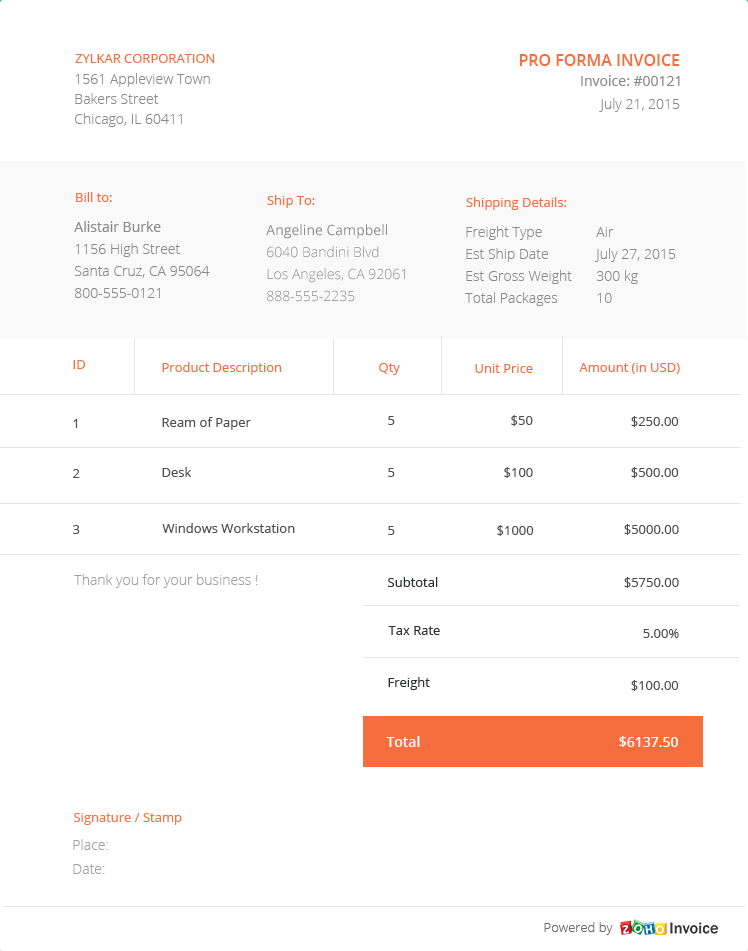
#> input picture sheet-scanner/img/invoice.png, 748 x 951 px, found by its file name
$ python doc_scanner.py
#> lines starting #> are read from the running program, lines starting #| are printed output that depends on the picture; after the words box and inside, x2 and y2 are one past the last pixel; in counts of white or black regions, pixels touching at a corner belong together
# Building a document scanner with OpenCV in three simple steps:
# Step 1: Detect edges.
# Step 2: Use the edges in the image to find the contour (outline) representing the piece of paper being scanned.
# Step 3: Apply a perspective transform to obtain the top-down view of the document.


# import the necessary packages
import numpy as np
import cv2
from skimage.filters import threshold_local
# import argparse

def order_points(pts):
	# initialzie a list of coordinates that will be ordered
	# such that the first entry in the list is the top-left,
	# the second entry is the top-right, the third is the
	# bottom-right, and the fourth is the bottom-left
	rect = np.zeros((4, 2), dtype = "float32")

	# the top-left point will have the smallest sum, whereas
	# the bottom-right point will have the largest sum
	s = pts.sum(axis = 1)
	rect[0] = pts[np.argmin(s)]
	rect[2] = pts[np.argmax(s)]

	# now, compute the difference between the points, the
	# top-right point will have the smallest difference,
	# whereas the bottom-left will have the largest difference
	diff = np.diff(pts, axis = 1)
	rect[1] = pts[np.argmin(diff)]
	rect[3] = pts[np.argmax(diff)]

	# return the ordered coordinates
	return rect

def four_point_transform(image, pts):
	# obtain a consistent order of the points and unpack them
	# individually
	rect = order_points(pts)
	(tl, tr, br, bl) = rect

	# compute the width of the new image, which will be the
	# maximum distance between bottom-right and bottom-left
	# x-coordiates or the top-right and top-left x-coordinates
	widthA = np.sqrt(((br[0] - bl[0]) ** 2) + ((br[1] - bl[1]) ** 2))
	widthB = np.sqrt(((tr[0] - tl[0]) ** 2) + ((tr[1] - tl[1]) ** 2))
	maxWidth = max(int(widthA), int(widthB))

	# compute the height of the new image, which will be the
	# maximum distance between the top-right and bottom-right
	# y-coordinates or the top-left and bottom-left y-coordinates
	heightA = np.sqrt(((tr[0] - br[0]) ** 2) + ((tr[1] - br[1]) ** 2))
	heightB = np.sqrt(((tl[0] - bl[0]) ** 2) + ((tl[1] - bl[1]) ** 2))
	maxHeight = max(int(heightA), int(heightB))

	# now that we have the dimensions of the new image, construct
	# the set of destination points to obtain a "birds eye view",
	# (i.e. top-down view) of the image, again specifying points
	# in the top-left, top-right, bottom-right, and bottom-left
	# order
	dst = np.array([
		[0, 0],
		[maxWidth - 1, 0],
		[maxWidth - 1, maxHeight - 1],
		[0, maxHeight - 1]], dtype = "float32")

	# compute the perspective transform matrix and then apply it
	M = cv2.getPerspectiveTransform(rect, dst)
	warped = cv2.warpPerspective(image, M, (maxWidth, maxHeight))

	# return the warped image
	return warped

def resize(image, width = None, height = None, inter = cv2.INTER_AREA):
	# initialize the dimensions of the image to be resized and
	# grab the image size
	dim = None
	(h, w) = image.shape[:2]

	# if both the width and height are None, then return the
	# original image
	if width is None and height is None:
		return image

	# check to see if the width is None
	if width is None:
		# calculate the ratio of the height and construct the
		# dimensions
		r = height / float(h)
		dim = (int(w * r), height)

	# otherwise, the height is None
	else:
		# calculate the ratio of the width and construct the
		# dimensions
		r = width / float(w)
		dim = (width, int(h * r))

	# resize the image
	resized = cv2.resize(image, dim, interpolation = inter)

	# return the resized image
	return resized


def grab_contours(cnts):
    # if the length the contours tuple returned by cv2.findContours
    # is '2' then we are using either OpenCV v2.4, v4-beta, or
    # v4-official
    if len(cnts) == 2:
        cnts = cnts[0]

    # if the length of the contours tuple is '3' then we are using
    # either OpenCV v3, v4-pre, or v4-alpha
    elif len(cnts) == 3:
        cnts = cnts[1]

    # otherwise OpenCV has changed their cv2.findContours return
    # signature yet again and I have no idea WTH is going on
    else:
        raise Exception(("Contours tuple must have length 2 or 3, "
            "otherwise OpenCV changed their cv2.findContours return "
            "signature yet again. Refer to OpenCV's documentation "
            "in that case"))

    # return the actual contours array
    return cnts

# construct the argument parser and parse the arguments
# ap = argparse.ArgumentParser()
# ap.add_argument("-i", "--image", required = True,
# 	help = "Path to the image to be scanned")
# args = vars(ap.parse_args())

# load the image and compute the ratio of the old height
# to the new height, clone it, and resize it
image = cv2.imread('sheet-scanner/img/invoice.png')
#> image is the input picture: shape (951, 748, 3); mean B, G, R 246.6, 248, 251.8
ratio = image.shape[0] / 500.0
#> ratio = 1.9
orig = image.copy()
image = resize(image, height = 500)

# convert the image to grayscale, blur it, and find edges
# in the image
gray = cv2.cvtColor(image, cv2.COLOR_BGR2GRAY)
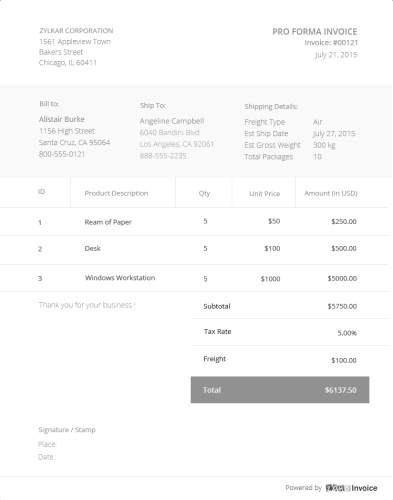
#> gray: shape (500, 393); min 54, max 255, mean 249
gray = cv2.GaussianBlur(gray, (5, 5), 0)
edged = cv2.Canny(gray, 75, 200)
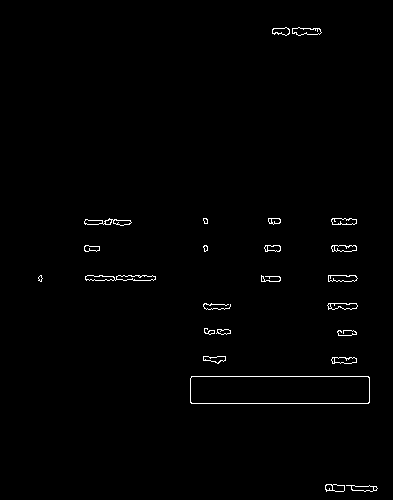
#> edged: shape (500, 393); 0.9% white in thin lines or dots, all inside (x1, y1, x2, y2) = (38, 27, 378, 492)

# show the original image and the edge detected image
print("STEP 1: Edge Detection")
cv2.imshow("Image", image)
cv2.imshow("Edged", edged)
cv2.waitKey(0)
cv2.destroyAllWindows()

# find the contours in the edged image, keeping only the
# largest ones, and initialize the screen contour
cnts = cv2.findContours(edged.copy(), cv2.RETR_LIST, cv2.CHAIN_APPROX_SIMPLE)
#> cnts = 57 contours, 18 with area under 20; largest, box (x1, y1, x2, y2) and area: (190, 376, 370, 404) 4830, (190, 376, 370, 404) 4825, (85, 275, 156, 281) 276, (84, 218, 132, 226) 172, (292, 27, 322, 36) 162
cnts = grab_contours(cnts)
cnts = sorted(cnts, key = cv2.contourArea, reverse = True)[:5]
#> cnts = 5 contours; box (x1, y1, x2, y2) and area: (190, 376, 370, 404) 4830, (190, 376, 370, 404) 4825, (85, 275, 156, 281) 276, (84, 218, 132, 226) 172, (292, 27, 322, 36) 162

# loop over the contours
for c in cnts:
	# approximate the contour
	peri = cv2.arcLength(c, True)
	approx = cv2.approxPolyDP(c, 0.02 * peri, True)

	# if our approximated contour has four points, then we
	# can assume that we have found our screen
	if len(approx) == 4:
		screenCnt = approx
		break
#> this loop made 1 pass
#> (peri, screenCnt) on pass 1: (409.7, [[190, 378], [191, 403], [369, 402], [368, 376]])

# show the contour (outline) of the piece of paper
print("STEP 2: Find contours of paper")
cv2.drawContours(image, [screenCnt], -1, (0, 255, 0), 2)
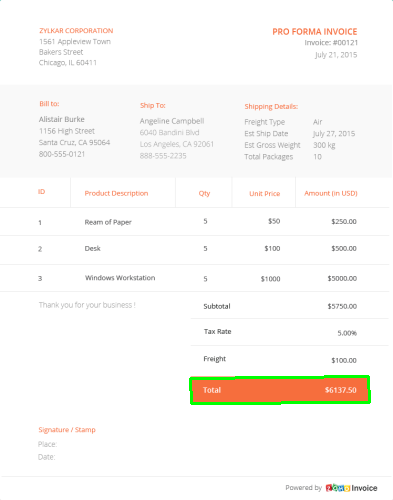
#> image: shape (500, 393, 3); mean B, G, R 245.9, 248.6, 250.3
cv2.imshow("Outline", image)
cv2.waitKey(0)
cv2.destroyAllWindows()

# apply the four point transform to obtain a top-down
# view of the original image
warped = four_point_transform(orig, screenCnt.reshape(4, 2) * ratio)
#> in order_points, `s = pts.sum(axis = 1)`: s = [1080.3, 1129.8, 1466.4, 1415.1]
#> in order_points, `diff = np.diff(pts, axis = 1)`: diff = [357.6, 403.2, 62.77, 15.22]
#> in four_point_transform, `rect = order_points(pts)`: rect = [[361.4, 719], [699.9, 715.2], [701.8, 764.6], [363.3, 766.5]]
#> in four_point_transform, `(tl, tr, br, bl) = rect`: tl = [361.4, 719]; tr = [699.9, 715.2]; br = [701.8, 764.6]; bl = [363.3, 766.5]
#> in four_point_transform, `widthA = np.sqrt(((br[0] - bl[0]) ** 2) + ((br[1] - bl[1]) ** 2))`: widthA = 338.6
#> in four_point_transform, `maxWidth = max(int(widthA), int(widthB))`: maxWidth = 338
#> in four_point_transform, `heightA = np.sqrt(((tr[0] - br[0]) ** 2) + ((tr[1] - br[1]) ** 2))`: heightA = 49.49
#> in four_point_transform, `heightB = np.sqrt(((tl[0] - bl[0]) ** 2) + ((tl[1] - bl[1]) ** 2))`: heightB = 47.59
#> in four_point_transform, `maxHeight = max(int(heightA), int(heightB))`: maxHeight = 49
#> in four_point_transform, `dst = np.array([ [0, 0], [maxWidth - 1, 0], [maxWidth - 1, maxHeight -..`: dst = [[0, 0], [337, 0], [337, 48], [0, 48]]
#> in four_point_transform, `M = cv2.getPerspectiveTransform(rect, dst)`: M = [[1.07, -0.0429, -357], [0.0118, 1.05, -756.6], [0.000122, -9.61e-06, 1]]
#> in four_point_transform, `warped = cv2.warpPerspective(image, M, (maxWidth, maxHeight))`:
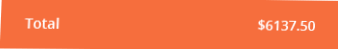
#> warped: shape (49, 338, 3); mean B, G, R 66, 113.7, 246.2

# convert the warped image to grayscale, then threshold it
# to give it that 'black and white' paper effect
warped = cv2.cvtColor(warped, cv2.COLOR_BGR2GRAY)
#> warped: shape (49, 338)
T = threshold_local(warped, 11, offset = 10, method = "gaussian")
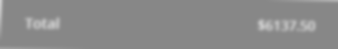
#> T: shape (49, 338) float64; min 135, max 204.9, mean 137.8
warped = (warped > T).astype("uint8") * 255
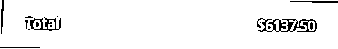
#> warped: shape (49, 338); 95.4% white; black in thin lines or dots

# show the original and scanned images
print("STEP 3: Apply perspective transform")
cv2.imshow("Original", resize(orig, height = 650))
cv2.imshow("Scanned", resize(warped, height = 650))
#> call 3 of resize, with height = 650, inter = 3
#> in resize (call 3), `resized = cv2.resize(image, dim, interpolation = inter)`:
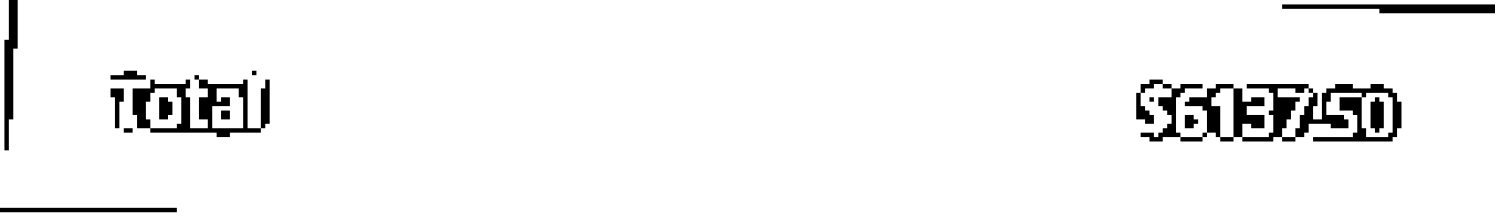
#> resized: shape (650, 4483) (shown at 1/3 size); min 0, max 255, mean 243.2
cv2.waitKey(0)
